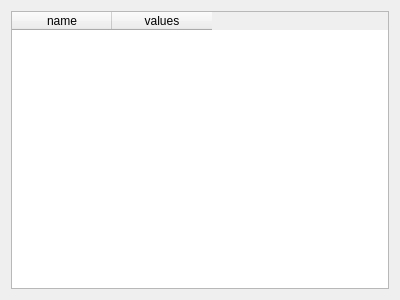
<?xml version="1.0" encoding="UTF-8"?>
<ui version="4.0">
 <class>SimpleTable</class>
 <widget class="PlotWidgetAbstract" name="SimpleTable">
  <property name="geometry">
   <rect>
    <x>0</x>
    <y>0</y>
    <width>400</width>
    <height>300</height>
   </rect>
  </property>
  <property name="windowTitle">
   <string>Form</string>
  </property>
  <layout class="QGridLayout" name="gridLayout">
   <item row="0" column="0">
    <widget class="QTableWidget" name="tableWidget_table">
     <column>
      <property name="text">
       <string>name</string>
      </property>
     </column>
     <column>
      <property name="text">
       <string>values</string>
      </property>
     </column>
    </widget>
   </item>
  </layout>
 </widget>
 <customwidgets>
  <customwidget>
   <class>PlotWidgetAbstract</class>
   <extends>QWidget</extends>
   <header>plotwidgetabstract.h</header>
   <container>1</container>
  </customwidget>
 </customwidgets>
 <resources/>
 <connections/>
</ui>
